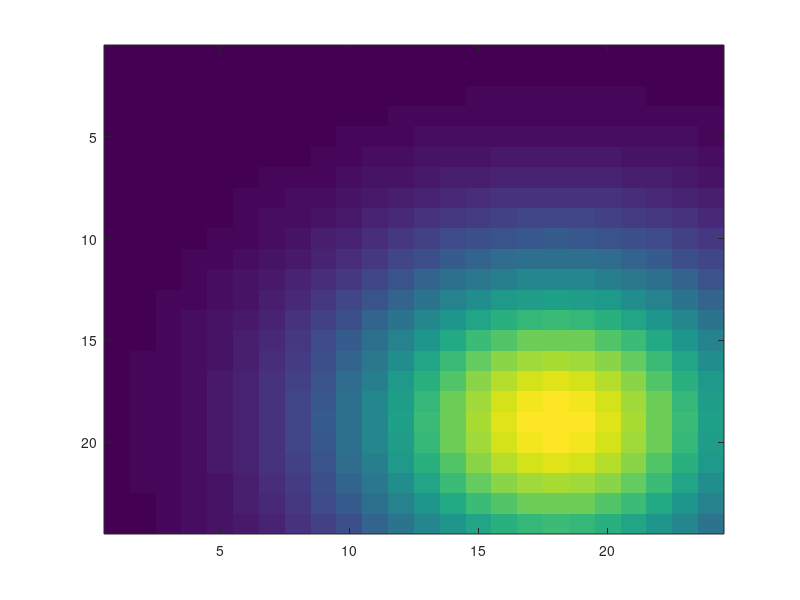

This chart was generated by the following MATLAB code:
clear all;
close all;clc;
i=0;
c=0;
count=0;
bb=6;
for ii=[6,18]
%     if ii==bb
%         yax=10:8:25;
%     else
        yax=[5:7:19];
%     end
    for  jj=yax
        c=c+1;
        center = [ii jj]; % again, example values
        %center=[0 0];
        for amp=1%:10:25
            count=count+10;
            sigma = [4 4];
            R = max(sigma(:));
            %[xgrid, ygrid] = meshgrid( center(1)-R: center(1)+R,center(2)-R: center(2)+R);
            [xgrid, ygrid] = meshgrid(1:24);
            for theta = 180%:-15:45
                
                %for theta=135:-90:45
                x = (((xgrid-center(1))*cosd(theta) + (ygrid-center(2))*sind(theta))/sigma(1)).^2;
                y = (((xgrid-center(1))*sind(theta) - (ygrid-center(2))*cosd(theta))/sigma(2)).^2;
                G = amp*exp(-(x+y)/4);i=i+1;
                 G(G<1e-10)=0;
                X1(:,:,i) = G;
                label(i)=count;
                % figure(1);
                % contour(xgrid, ygrid, G);pause(0.01);
                % figure(1);
                imagesc(G);
                max(max(G))
                pause(0.5)
            end
            
            [ii,jj]
        end
        
        
    end
    
end
  save('X_test.mat','X1','label');